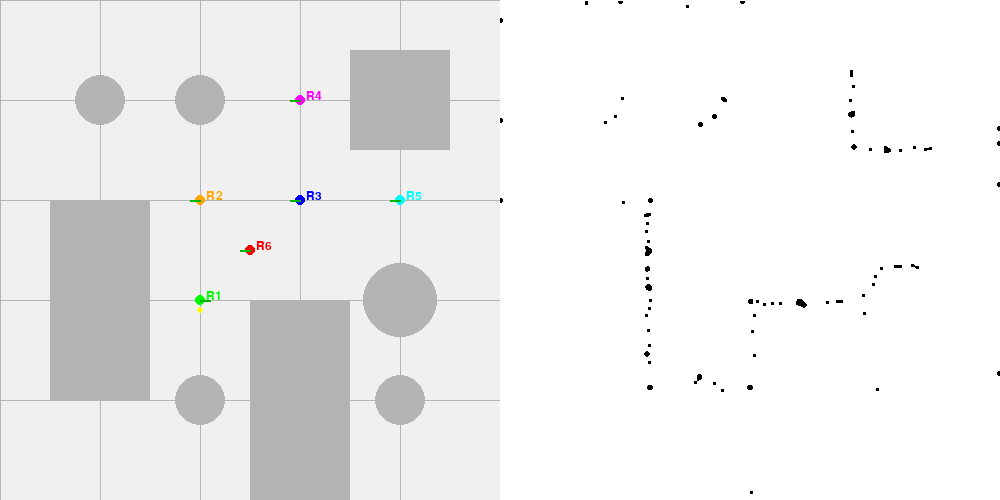
#> input picture pygame_frames/frame_0000.png, 1000 x 500 px; its folder holds 4 pictures in this run
$ python make_video.py
#> lines starting #> are read from the running program, lines starting #| are printed output that depends on the picture
import os
import imageio.v2 as imageio

FRAME_DIR = "pygame_frames"
OUTPUT_VIDEO = "simulation.mp4"
FPS = 30

def make_video(frame_dir, output_path, fps=30):
#> called with frame_dir = 'pygame_frames', output_path = 'simulation.mp4', fps = 30
    frames = sorted(
        [f for f in os.listdir(frame_dir) if f.endswith(".png")],
        key=lambda x: int(x.split("_")[1].split(".")[0])
    )
    images = [imageio.imread(os.path.join(frame_dir, f)) for f in frames]
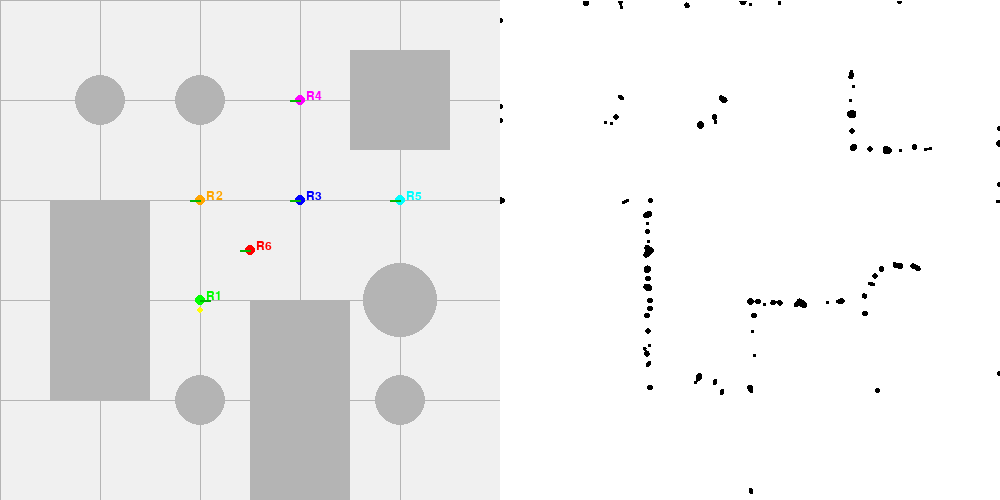
#> input picture pygame_frames/frame_0001.png, 1000 x 500 px
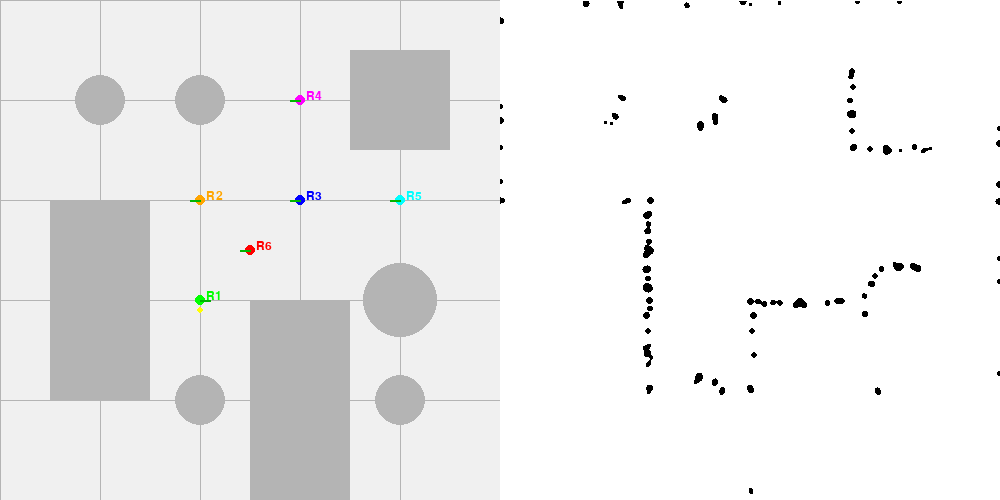
#> input picture pygame_frames/frame_0002.png, 1000 x 500 px
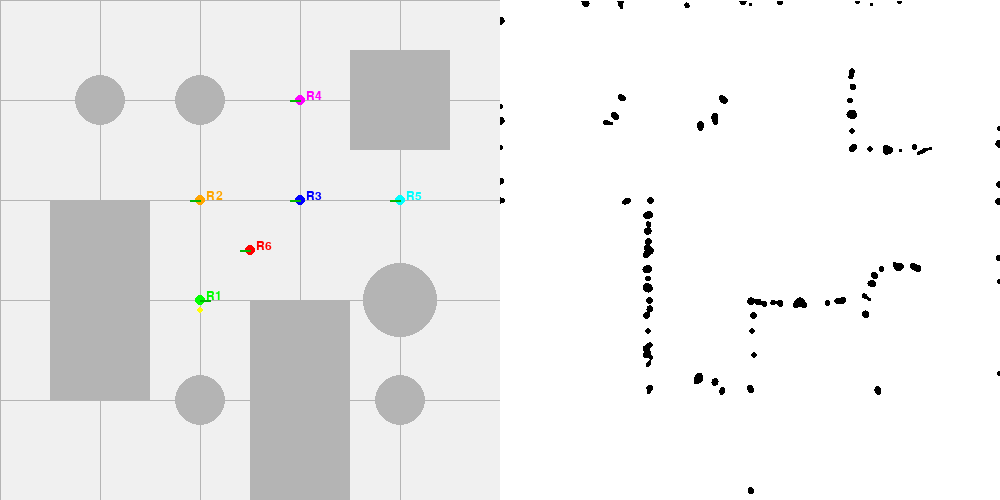
#> input picture pygame_frames/frame_0003.png, 1000 x 500 px

    imageio.mimsave(output_path, images, fps=fps, codec='libx264', quality=8)
    print(f"Saved video to {output_path}")

if __name__ == "__main__":
    make_video(FRAME_DIR, OUTPUT_VIDEO, FPS)
